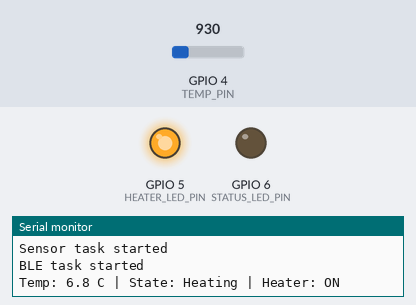
Recording of a sketch running on a simulated ESP32-S3. Parts: output pins drawn as LEDs (lit = HIGH), the last lines printed to the serial monitor. Inputs (shaded band) come from the test bench; at power-on: GPIO 4 (TEMP_PIN) = 930. Nothing arrives over Bluetooth unless stated.

Above: at 1.7 s.
1.8 s: GPIO 4 (TEMP_PIN) set to 1162
5.7 s: GPIO 4 (TEMP_PIN) set to 1282
At 9.2 s:
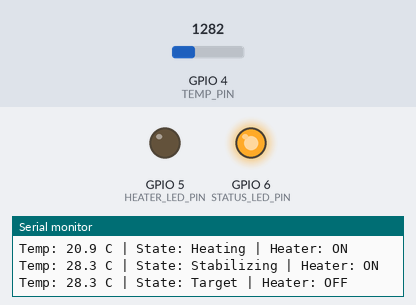
10.0 s: GPIO 4 (TEMP_PIN) set to 1069
At 10.8 s:
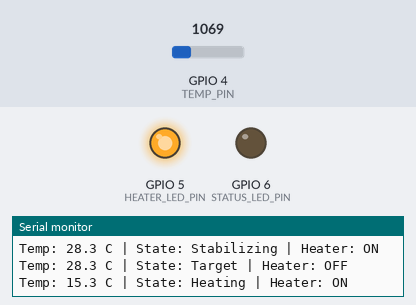
12.7 s: GPIO 4 (TEMP_PIN) set to 1348
At 17.8 s:
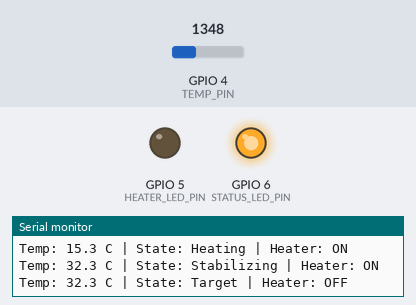
Timing chart, 0 to 19.0 s (numbered marks = the images above; inputs shaded):
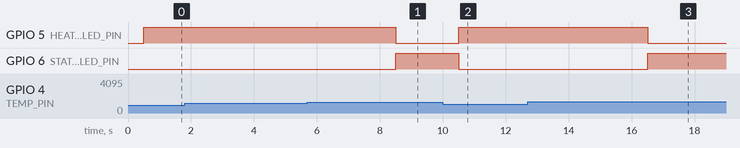

The sketch:

sketch_aug9a.ino
```cpp
#include <Arduino.h>
#include <BLEDevice.h>
#include <BLEUtils.h>
#include <BLEServer.h>

// --- PIN CONFIG ---
#define TEMP_PIN          4    // Temp sensor
#define HEATER_LED_PIN    5    // Heater LED (red)
#define STATUS_LED_PIN    6    // Status LED (green)
#define BUZZER_PIN        7    // Buzzer

// --- TEMP LIMITS ---
#define TEMP_LOW          22.0   // Heater ON below this
#define TEMP_HIGH         25.0   // Heater OFF above this
#define TEMP_OVERHEAT     40.0   // Safety limit

// --- HEATER STATES ---
enum HeaterState { IDLE, HEATING, STABILIZING, TARGET, OVERHEAT };
volatile HeaterState currentState = IDLE; // shared between tasks

// --- TASK HANDLES ---
TaskHandle_t sensorTaskHandle;
TaskHandle_t bleTaskHandle;
BLEAdvertising *pAdvertising;

// state name array for printing / BLE
const char* stateNames[] = { "Idle", "Heating", "Stabilizing", "Target", "Overheat" };

// =================================================================
// TASK 1: Read temp and update state machine
// =================================================================
void sensorTask(void *pvParameters) {
  Serial.println("Sensor task started");
  for (;;) {
    int raw = analogRead(TEMP_PIN);
    float voltage = (raw / 4095.0) * 2.5; // ADC -> voltage
    float tempC = (voltage - 0.5) * 100.0;

    if (currentState != OVERHEAT) {
      if (tempC >= TEMP_OVERHEAT) {
        currentState = OVERHEAT;
      } else {
        switch (currentState) {
          case IDLE:
            if (tempC < TEMP_LOW) currentState = HEATING;
            break;
          case HEATING:
            if (tempC >= TEMP_LOW) currentState = STABILIZING;
            break;
          case STABILIZING:
            if (tempC >= TEMP_HIGH) currentState = TARGET;
            else if (tempC < TEMP_LOW) currentState = HEATING;
            break;
          case TARGET:
            if (tempC < TEMP_LOW) currentState = HEATING;
            break;
          default: break;
        }
      }
    }

    // outputs
    bool heaterOn = (currentState == HEATING || currentState == STABILIZING);
    digitalWrite(HEATER_LED_PIN, heaterOn);
    digitalWrite(STATUS_LED_PIN, currentState == TARGET);

    if (currentState == OVERHEAT) tone(BUZZER_PIN, 1500, 500);
    else noTone(BUZZER_PIN);

    // log
    Serial.printf("Temp: %.1f C | State: %s | Heater: %s\n",
                  tempC, stateNames[currentState], heaterOn ? "ON" : "OFF");

    vTaskDelay(2000 / portTICK_PERIOD_MS);
  }
}

// =================================================================
// TASK 2: BLE status update
// =================================================================
void bleTask(void *pvParameters) {
  Serial.println("BLE task started");
  for (;;) {
    char msg[30];
    snprintf(msg, sizeof(msg), "State: %s", stateNames[currentState]);

    BLEAdvertisementData adv;
    adv.setName("HeaterControl-C3");
    adv.setShortName(msg);
    pAdvertising->setAdvertisementData(adv);

    vTaskDelay(5000 / portTICK_PERIOD_MS);
  }
}

// =================================================================
// SETUP
// =================================================================
void setup() {
  Serial.begin(115200);
  delay(500);
  Serial.println("--- Heater Control Boot ---");

  pinMode(HEATER_LED_PIN, OUTPUT);
  pinMode(STATUS_LED_PIN, OUTPUT);
  pinMode(BUZZER_PIN, OUTPUT);
  pinMode(TEMP_PIN, INPUT);

  BLEDevice::init("HeaterControl-C3");
  pAdvertising = BLEDevice::getAdvertising();
  pAdvertising->setScanResponse(true);
  BLEDevice::startAdvertising();
  Serial.println("BLE adv started");

  xTaskCreate(sensorTask, "Sensor", 4096, NULL, 1, &sensorTaskHandle);
  xTaskCreate(bleTask, "BLE", 2048, NULL, 1, &bleTaskHandle);
}

// =================================================================
// LOOP (not used much here)
// =================================================================
void loop() {
  vTaskDelay(1000 / portTICK_PERIOD_MS);
}
```

Measured:
- the behaviour switches between 1228 and 1229 on GPIO 4 (TEMP_PIN) (found by bisection; images 0 and 1)
- after the input at 5.7 s, GPIO 5 (HEATER_LED_PIN): HIGH → LOW after 2.8 s; GPIO 6 (STATUS_LED_PIN): LOW → HIGH after 2.8 s
- after the input at 10.0 s, GPIO 5 (HEATER_LED_PIN): LOW → HIGH after 0.51 s; GPIO 6 (STATUS_LED_PIN): HIGH → LOW after 0.51 s
- after the input at 12.7 s, GPIO 5 (HEATER_LED_PIN): HIGH → LOW after 3.8 s; GPIO 6 (STATUS_LED_PIN): LOW → HIGH after 3.8 s
